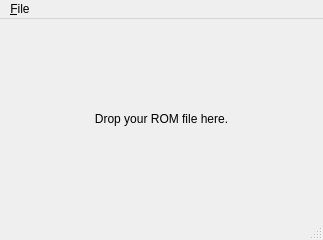
<?xml version="1.0" encoding="UTF-8"?>
<ui version="4.0">
 <class>ROMGlobalsWidget</class>
 <widget class="QMainWindow" name="ROMGlobalsWidget">
  <property name="geometry">
   <rect>
    <x>0</x>
    <y>0</y>
    <width>323</width>
    <height>240</height>
   </rect>
  </property>
  <property name="minimumSize">
   <size>
    <width>320</width>
    <height>240</height>
   </size>
  </property>
  <property name="windowTitle">
   <string>MainWindow</string>
  </property>
  <widget class="QWidget" name="centralwidget">
   <layout class="QGridLayout" name="gridLayout">
    <item row="0" column="0">
     <widget class="QStackedWidget" name="stackedWidget">
      <widget class="QWidget" name="page">
       <layout class="QGridLayout" name="gridLayout_2">
        <item row="0" column="0">
         <widget class="QLabel" name="label_2">
          <property name="text">
           <string>Drop your ROM file here.</string>
          </property>
          <property name="alignment">
           <set>Qt::AlignmentFlag::AlignCenter</set>
          </property>
         </widget>
        </item>
       </layout>
      </widget>
      <widget class="QWidget" name="page_2">
       <layout class="QVBoxLayout" name="verticalLayout">
        <item>
         <widget class="QLabel" name="label">
          <property name="font">
           <font>
            <pointsize>24</pointsize>
           </font>
          </property>
          <property name="text">
           <string/>
          </property>
         </widget>
        </item>
        <item>
         <widget class="QTableView" name="tableView"/>
        </item>
       </layout>
      </widget>
     </widget>
    </item>
   </layout>
  </widget>
  <widget class="QMenuBar" name="menubar">
   <property name="geometry">
    <rect>
     <x>0</x>
     <y>0</y>
     <width>323</width>
     <height>20</height>
    </rect>
   </property>
   <widget class="QMenu" name="menuFile">
    <property name="title">
     <string>&amp;File</string>
    </property>
    <addaction name="actionOpen"/>
    <addaction name="separator"/>
    <addaction name="actionClose"/>
   </widget>
   <addaction name="menuFile"/>
  </widget>
  <widget class="QStatusBar" name="statusbar"/>
  <action name="actionOpen">
   <property name="text">
    <string>&amp;Open</string>
   </property>
  </action>
  <action name="actionClose">
   <property name="text">
    <string>&amp;Close</string>
   </property>
  </action>
 </widget>
 <resources/>
 <connections/>
</ui>
